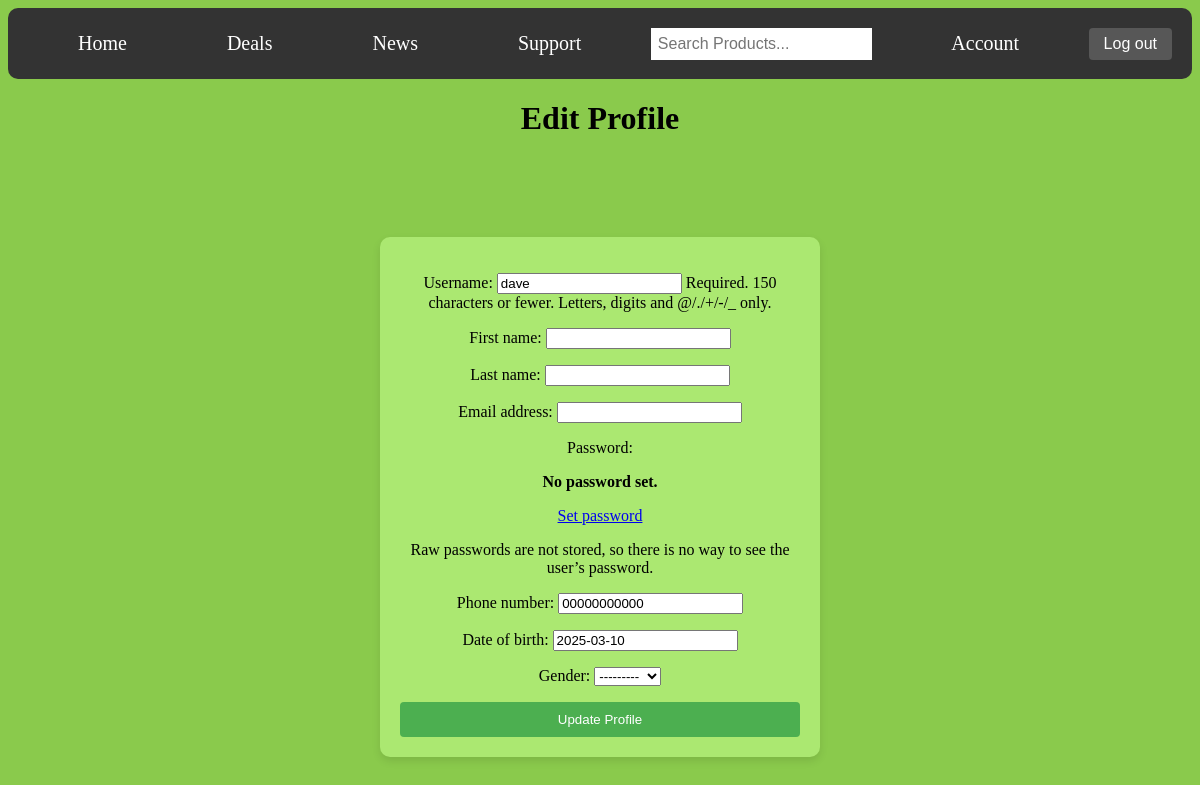
Page /products/users/edit_profile/ (signed in) on the earlier database version.
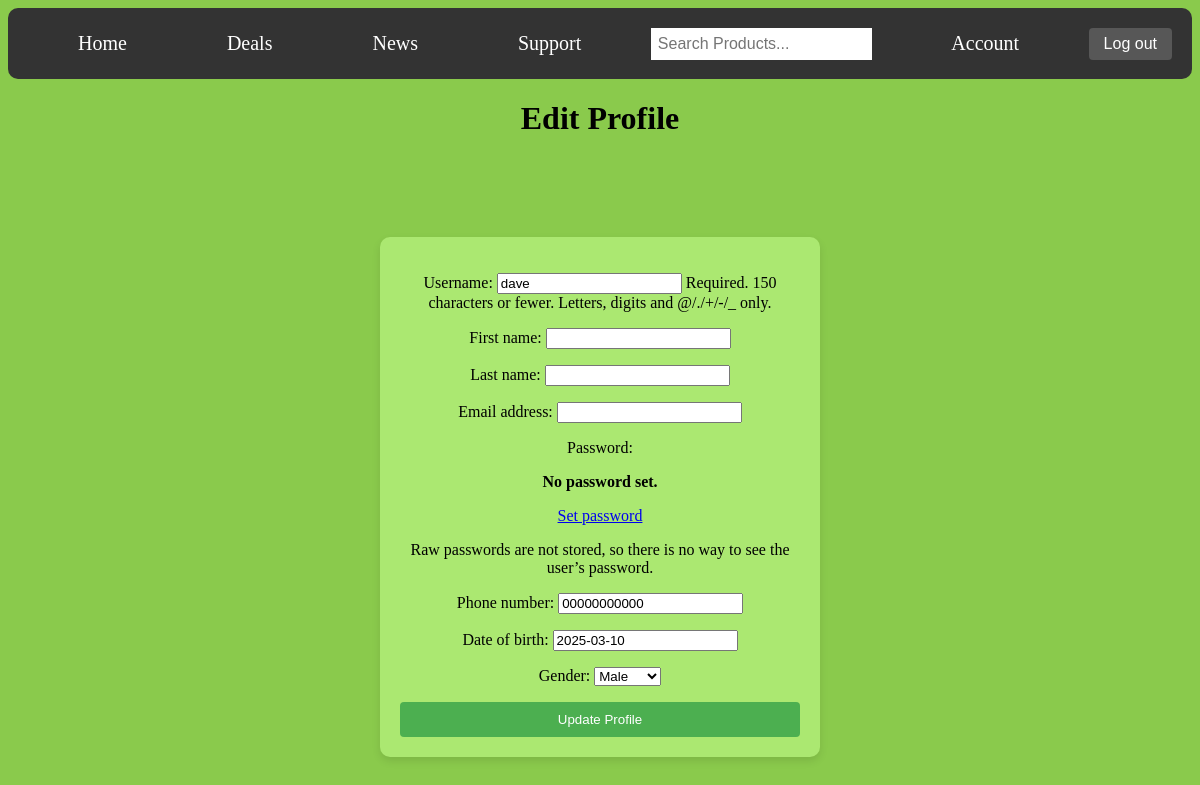
Same page on the later database version.
### users/models.py (models this page shows, shortened)
class Profile(models.Model):
    user = models.OneToOneField(User, null=True, on_delete=models.CASCADE)
    phone_number = models.CharField(max_length=15, blank=True, null=True)
    date_of_birth = models.DateField(null=True, blank=True)
    gender = models.CharField(max_length=10, choices=[('M', 'Male'), ('F', 'Female'), ('O', 'Other')], null=True,
                              blank=True)

### users/views.py (the view)
# urls.py: path('edit_profile/', views.profile_edit_view, name='edit_profile'),
def profile_edit_view(request):
    profile, created = Profile.objects.get_or_create(user=request.user)
    if request.method == "POST":
        user_form = CustomUserChangeForm(request.POST, instance=request.user)
        profile_form = ProfileForm(request.POST, instance=request.user.profile)
        if user_form.is_valid() and profile_form.is_valid():
            user_form.save()
            profile_form.save()
            return redirect("home")
    else:
            user_form = CustomUserChangeForm(instance=request.user)
            profile_form = ProfileForm(instance=request.user.profile)
    return render(request, "users/edit_profile.html",{ "user_form": user_form,
    "profile_form": profile_form})

### users/forms.py
class CustomUserChangeForm(UserChangeForm):
    class Meta:
        model = User
        fields = ('username', 'first_name', 'last_name', 'email')

class ProfileForm(forms.ModelForm):
    class Meta:
        model = Profile
        fields = ('phone_number', 'date_of_birth', 'gender')

### users/templates/users/edit_profile.html (shortened to what this page needs)
<!DOCTYPE html>
<html lang="en" xmlns="http://www.w3.org/1999/html">
{% load static %}
<head>
        <link rel="stylesheet" href="{% static 'css/styles.css' %}">
</head>
<body>
<nav>
        <ul>
            <li><a class="active" href="{% url 'home' %}">Home</a></li>
            <li><a class="active" href="{% url 'products:deals' %}">Deals</a></li>
            <li><a class="active" href="{% url 'products:news' %}">News</a></li>
            <li><a class="active" href="{% url 'products:support' %}">Support</a></li>
        </ul>
    <form method="get" action="{% url 'products:product_search' %}">
            <input class="form-control me-2" type="search" placeholder="Search Products..." name="q" value="{{ query }}">
          </form>
            {% if user.is_authenticated %}
<ul>
    <li><a class="active" href="{% url 'users:account' %}">Account</a></li>
</ul>
    <form class="logout" action="{% url 'users:logout' %}" method="post">
    <button type="submit">Log out</button>
          </form>
    {% else %}
<ul>
    <li><a class="button" href="{% url 'users:register' %}">Sign up</a></li>
    <li><a class="button" href="{% url 'users:login' %}">Sign In</a></li>
    {% endif %}
    </nav>
<h1>Edit Profile</h1>
<div class="login-container">
<form class="form-with-validation" action="/users/edit_profile/" method="post">
    {{ user_form.as_p }}
    {{ profile_form.as_p }}
    <button>Update Profile</button>
</form>
</div>
</body>
</html>

Differences in the rows shown:
changed Profile: gender "---------" → "Male"
